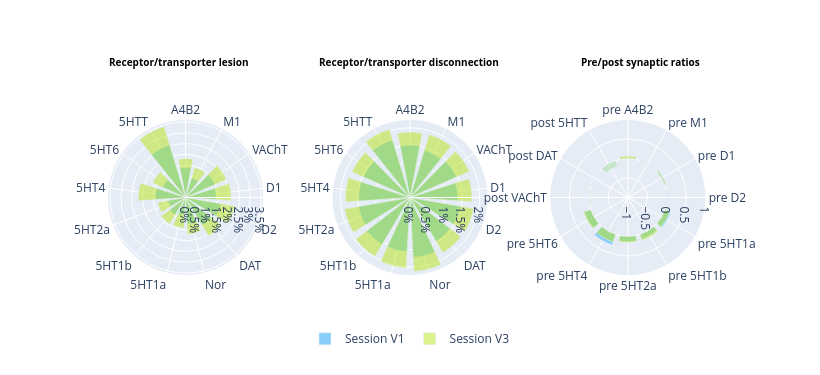

Write notebook code for a chart like this one.
### Code cell
#| label: fig4cell

from Dash_client import DashNeuroTmapClient
import plotly.io as pio
pio.renderers.default = "plotly_mimetype"

client = DashNeuroTmapClient(dash_url="https://stroke-dashboard-bcrr.onrender.com/") #https://stroke-dashboard.db.neurolibre.org/"
client.create_advanced_interface('V1', 'all', 'V3', 'all')

### Figure 1 — Plotly figure (JSON) as saved in the notebook; plotly's stock layout.template omitted (floating-point values rounded to 4 significant figures)
{"data": [{"hovertemplate": "<b>%{theta}</b><br>%{r:.2f}%<extra></extra>", "legendgroup": "Session V1", "marker": {"color": ["lightskyblue", "lightskyblue", "lightskyblue", "lightskyblue", "lightskyblue", "lightskyblue", "lightskyblue", "lightskyblue", "lightskyblue", "lightskyblue", "lightskyblue", "lightskyblue", "lightskyblue"]}, "name": "Session V1", "r": [1.39, 0.9559, 1.501, 1.42, 1.652, 1.499, 1.232, 0.8278, 0.9386, 0.8236, 1.4, 1.163, 2.54], "showlegend": true, "subplot": "polar", "theta": ["A4B2", "M1", "VAChT", "D1", "D2", "DAT", "Nor", "5HT1a", "5HT1b", "5HT2a", "5HT4", "5HT6", "5HTT"], "type": "barpolar", "width": 0.7854}, {"base": 0, "hovertemplate": "<b>%{theta}</b><br>%{r:.2f}%<extra></extra>", "legendgroup": "Session V3", "marker": {"color": ["hsla(73, 80%, 50%, 0.5)", "hsla(73, 80%, 50%, 0.5)", "hsla(73, 80%, 50%, 0.5)", "hsla(73, 80%, 50%, 0.5)", "hsla(73, 80%, 50%, 0.5)", "hsla(73, 80%, 50%, 0.5)", "hsla(73, 80%, 50%, 0.5)", "hsla(73, 80%, 50%, 0.5)", "hsla(73, 80%, 50%, 0.5)", "hsla(73, 80%, 50%, 0.5)", "hsla(73, 80%, 50%, 0.5)", "hsla(73, 80%, 50%, 0.5)", "hsla(73, 80%, 50%, 0.5)"]}, "name": "Session V3", "r": [1.807, 1.462, 2.072, 2.116, 2.304, 2.08, 1.702, 1.419, 1.429, 1.311, 2.196, 1.667, 3.433], "showlegend": true, "subplot": "polar", "theta": ["A4B2", "M1", "VAChT", "D1", "D2", "DAT", "Nor", "5HT1a", "5HT1b", "5HT2a", "5HT4", "5HT6", "5HTT"], "type": "barpolar", "width": 0.7854}, {"hovertemplate": "<b>%{theta}</b><br>%{r:.2f}%<extra></extra>", "legendgroup": "Session V1", "marker": {"color": ["lightskyblue", "lightskyblue", "lightskyblue", "lightskyblue", "lightskyblue", "lightskyblue", "lightskyblue", "lightskyblue", "lightskyblue", "lightskyblue", "lightskyblue", "lightskyblue", "lightskyblue"]}, "name": "Session V1", "r": [1.506, 1.418, 1.455, 1.375, 1.474, 1.463, 1.722, 1.554, 1.571, 1.503, 1.475, 1.464, 1.726], "showlegend": false, "subplot": "polar2", "theta": ["A4B2", "M1", "VAChT", "D1", "D2", "DAT", "Nor", "5HT1a", "5HT1b", "5HT2a", "5HT4", "5HT6", "5HTT"], "type": "barpolar", "width": 0.7854}, {"base": 0, "hovertemplate": "<b>%{theta}</b><br>%{r:.2f}%<extra></extra>", "legendgroup": "Session V3", "marker": {"color": ["hsla(73, 80%, 50%, 0.5)", "hsla(73, 80%, 50%, 0.5)", "hsla(73, 80%, 50%, 0.5)", "hsla(73, 80%, 50%, 0.5)", "hsla(73, 80%, 50%, 0.5)", "hsla(73, 80%, 50%, 0.5)", "hsla(73, 80%, 50%, 0.5)", "hsla(73, 80%, 50%, 0.5)", "hsla(73, 80%, 50%, 0.5)", "hsla(73, 80%, 50%, 0.5)", "hsla(73, 80%, 50%, 0.5)", "hsla(73, 80%, 50%, 0.5)", "hsla(73, 80%, 50%, 0.5)"]}, "name": "Session V3", "r": [1.88, 1.889, 1.861, 1.78, 1.857, 1.847, 2.128, 2.026, 1.969, 1.909, 1.856, 1.822, 2.046], "showlegend": false, "subplot": "polar2", "theta": ["A4B2", "M1", "VAChT", "D1", "D2", "DAT", "Nor", "5HT1a", "5HT1b", "5HT2a", "5HT4", "5HT6", "5HTT"], "type": "barpolar", "width": 0.7854}, {"hovertemplate": "<b>%{theta}</b><br>%{r:.2f}<extra></extra>", "legendgroup": "Session V1", "marker": {"color": ["lightskyblue", "lightskyblue", "lightskyblue", "lightskyblue", "lightskyblue", "lightskyblue", "lightskyblue", "lightskyblue", "lightskyblue", "rgba(135, 206, 250, 0.3)", "rgba(135, 206, 250, 0.3)", "rgba(135, 206, 250, 0.3)"]}, "name": "Session V1", "r": [0.005904, 0.008791, 0.03535, 0.01606, 0.1608, 0.121, 0.132, 0.284, 0.1763, -0.0009862, -0.02177, -0.1576], "showlegend": false, "subplot": "polar3", "theta": ["pre A4B2", "pre M1", "pre D1", "pre D2", "pre 5HT1a", "pre 5HT1b", "pre 5HT2a", "pre 5HT4", "pre 5HT6", "post VAChT", "post DAT", "post 5HTT"], "type": "barpolar", "width": 0.7854}, {"base": 0, "hovertemplate": "<b>%{theta}</b><br>%{r:.2f}<extra></extra>", "legendgroup": "Session V3", "marker": {"color": ["hsla(73, 80%, 50%, 0.5)", "hsla(73, 80%, 50%, 0.5)", "hsla(73, 80%, 50%, 0.5)", "hsla(73, 80%, 50%, 0.2)", "hsla(73, 80%, 50%, 0.5)", "hsla(73, 80%, 50%, 0.5)", "hsla(73, 80%, 50%, 0.5)", "hsla(73, 80%, 50%, 0.5)", "hsla(73, 80%, 50%, 0.5)", "hsla(73, 80%, 50%, 0.2)", "hsla(73, 80%, 50%, 0.2)", "hsla(73, 80%, 50%, 0.2)"]}, "name": "Session V3", "r": [0.06263, 0.009552, 0.03208, -0.01174, 0.1366, 0.1581, 0.1508, 0.2069, 0.1947, -0.03297, -0.005834, -0.1561], "showlegend": false, "subplot": "polar3", "theta": ["pre A4B2", "pre M1", "pre D1", "pre D2", "pre 5HT1a", "pre 5HT1b", "pre 5HT2a", "pre 5HT4", "pre 5HT6", "post VAChT", "post DAT", "post 5HTT"], "type": "barpolar", "width": 0.7854}], "layout": {"annotations": [{"font": {"color": "black", "size": 10}, "showarrow": false, "text": "<b>Receptor/transporter lesion</b>", "x": 0.15, "xanchor": "center", "xref": "paper", "y": 1.15, "yanchor": "bottom", "yref": "paper"}, {"font": {"color": "black", "size": 10}, "showarrow": false, "text": "<b>Receptor/transporter disconnection </b>", "x": 0.5, "xanchor": "center", "xref": "paper", "y": 1.15, "yanchor": "bottom", "yref": "paper"}, {"font": {"color": "black", "size": 10}, "showarrow": false, "text": "<b>Pre/post synaptic ratios </b>", "x": 0.85, "xanchor": "center", "xref": "paper", "y": 1.15, "yanchor": "bottom", "yref": "paper"}], "height": 375, "hovermode": "closest", "legend": {"orientation": "h", "x": 0.5, "xanchor": "center", "y": -0.15, "yanchor": "top"}, "polar": {"angularaxis": {"direction": "clockwise", "rotation": 90}, "bargap": 0.1, "domain": {"x": [0, 0.32], "y": [0.1, 0.9]}, "radialaxis": {"ticksuffix": "%"}}, "polar2": {"angularaxis": {"direction": "clockwise", "rotation": 90}, "bargap": 0.1, "domain": {"x": [0.34, 0.66], "y": [0.1, 0.9]}, "radialaxis": {"ticksuffix": "%"}}, "polar3": {"angularaxis": {"direction": "clockwise", "rotation": 90}, "bargap": 0.1, "domain": {"x": [0.66, 1], "y": [0.1, 0.9]}, "radialaxis": {"range": [-1, 1]}}, "showlegend": true, "width": 820}}
